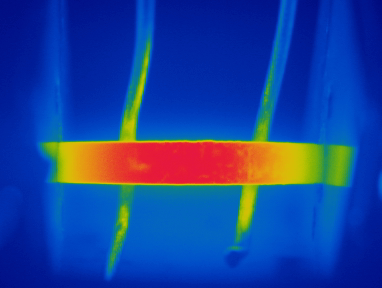
#> input picture sources/t2_1.tiff, 382 x 288 px
$ python -i OpenCV.py   (imports and definitions only)
#> lines starting #> are read from the running program, lines starting #| are printed output that depends on the picture; after the words box and inside, x2 and y2 are one past the last pixel; in counts of white or black regions, pixels touching at a corner belong together
# To see more about sobel filter, go to the documentation
# https://docs.opencv.org/3.4/d2/d2c/tutorial_sobel_derivatives.html

import cv2 as cv
import numpy as np


class Filter:

    def __init__(self, path):
        # Image properties
#> called with path = '../sources/t2_1.tiff'
        self._path = path
        self._img = cv.imread(self._path, cv.COLOR_BGR2RGB)
#> self._img is the input picture: shape (288, 382, 3); mean B, G, R 152.9, 66.5, 27.5
        self._img_width = self._img.shape[1]
#> self._img_width = 382
        self._img_height = self._img.shape[0]
#> self._img_height = 288
        self._top_left_edge = [0, 0]
        self._bottom_right_edge = [0, 0]
        self._gray_img = cv.cvtColor(self._img, cv.COLOR_BGR2GRAY)
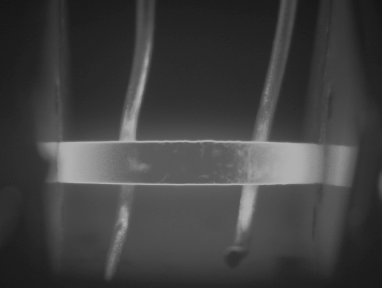
#> self._gray_img: shape (288, 382); min 19, max 176, mean 64.7
        # Sobel parameters
        self._scale = 1
        self._delta = 0
        self._ddepth = cv.CV_16S
        # Sobel gradients
        self._grad_x = cv.Sobel(self._gray_img, self._ddepth, 1, 0, ksize=3, scale=self._scale, delta=self._delta,
                                borderType=cv.BORDER_DEFAULT)
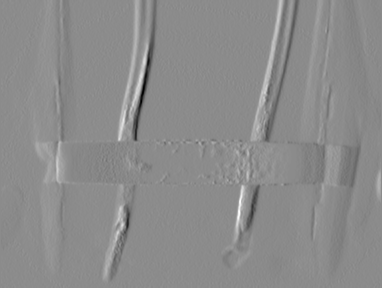
#> self._grad_x: shape (288, 382) int16; min -288, max 237, mean 0; drawn with min black and max white
        self._grad_y = cv.Sobel(self._gray_img, self._ddepth, 0, 1, ksize=3, scale=self._scale, delta=self._delta,
                                borderType=cv.BORDER_DEFAULT)
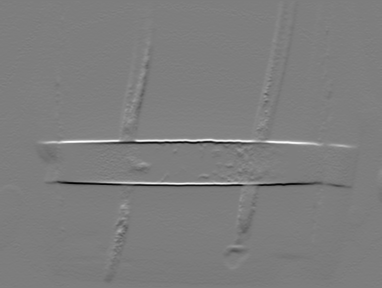
#> self._grad_y: shape (288, 382) int16; min -351, max 360, mean 0; drawn with min black and max white
        self._abs_grad_x = cv.convertScaleAbs(self._grad_x)
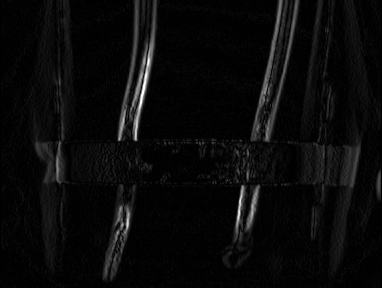
#> self._abs_grad_x: shape (288, 382); min 0, max 255, mean 10
        self._abs_grad_y = cv.convertScaleAbs(self._grad_y)
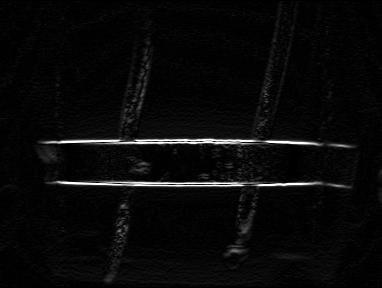
#> self._abs_grad_y: shape (288, 382); min 0, max 255, mean 9.1
        # _grad is the average of _abs_grad_x and _abs_grad_y, contains the sobel image
        self._grad = cv.addWeighted(self._abs_grad_x, 0.5, self._abs_grad_y, 0.5, 0)
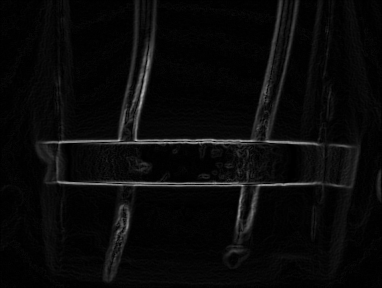
#> self._grad: shape (288, 382); min 0, max 179, mean 9.5
        # Threshold
        self._thresh = cv.threshold(self._grad, 40, 255, cv.THRESH_BINARY_INV)[1]
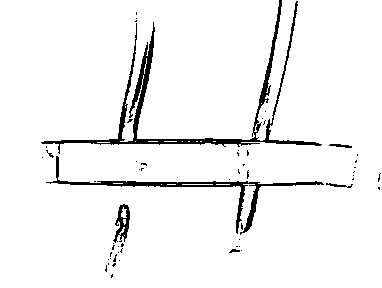
#> self._thresh: shape (288, 382); 95.2% white; 56 black regions (50 under 20 px)
        self._contours = cv.findContours(self._thresh, cv.RETR_LIST, cv.CHAIN_APPROX_SIMPLE)
#> self._contours = 90 contours, 80 with area under 20; largest, box (x1, y1, x2, y2) and area: (0, 0, 382, 288) 105261, (45, 155, 325, 236) 1944, (112, 203, 131, 244) 430, (328, 143, 353, 149) 78, (325, 182, 348, 188) 66
        self._canvas = np.zeros_like(self._img)

    def show_size(self):
        print("Image size")
        print(f"Width: {self._img_width}, Height: {self._img_height}")
#| Width: 382, Height: 288

    def show_image(self):
        cv.imshow("Original image", self._img)
        cv.waitKey(0)

    def show_gray_image(self):
        cv.imshow("Gray image", self._gray_img)
        cv.waitKey(0)

    def show_threshold(self):
        cv.imshow("Threshold image", self._thresh)
        cv.waitKey(0)

    def show_borders(self):
        cv.imshow("Grad", self._grad)
        cv.waitKey(0)

    def show_canvas(self):
        cv.imshow("Canvas", self._canvas)
        cv.waitKey(0)

    # [37 lines left out: functions calculate_borders, show_cropped_image, not called in this run]

>>> result = Filter('../sources/t2_1.tiff').show_size()

$ run again, on sources/t3.tiff
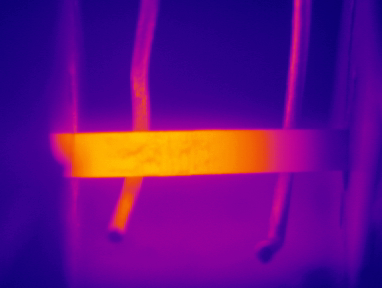
#> input picture sources/t3.tiff, 382 x 288 px
#> in __init__, self._img is the input picture: shape (288, 382, 3); mean B, G, R 132.7, 13.8, 99
#> in __init__, `self._grad = cv.addWeighted(self._abs_grad_x, 0.5, self._abs_grad_y, 0..`:
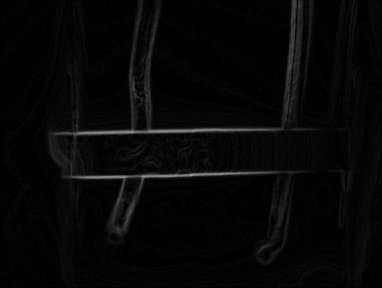
#> self._grad: shape (288, 382); min 0, max 154, mean 6.8
#> in __init__, `self._thresh = cv.threshold(self._grad, 40, 255, cv.THRESH_BINARY_INV)..`:
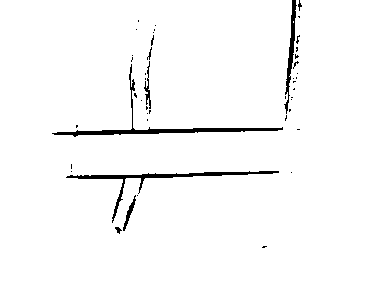
#> self._thresh: shape (288, 382); 97.5% white; 46 black regions (38 under 20 px)
#> self._contours = 51 contours, 40 with area under 20; largest, box (x1, y1, x2, y2) and area: (0, 0, 382, 288) 108780, (51, 63, 284, 138) 1314, (65, 170, 280, 224) 1132, (122, 194, 137, 232) 154, (143, 77, 152, 110) 136
#| Width: 382, Height: 288
